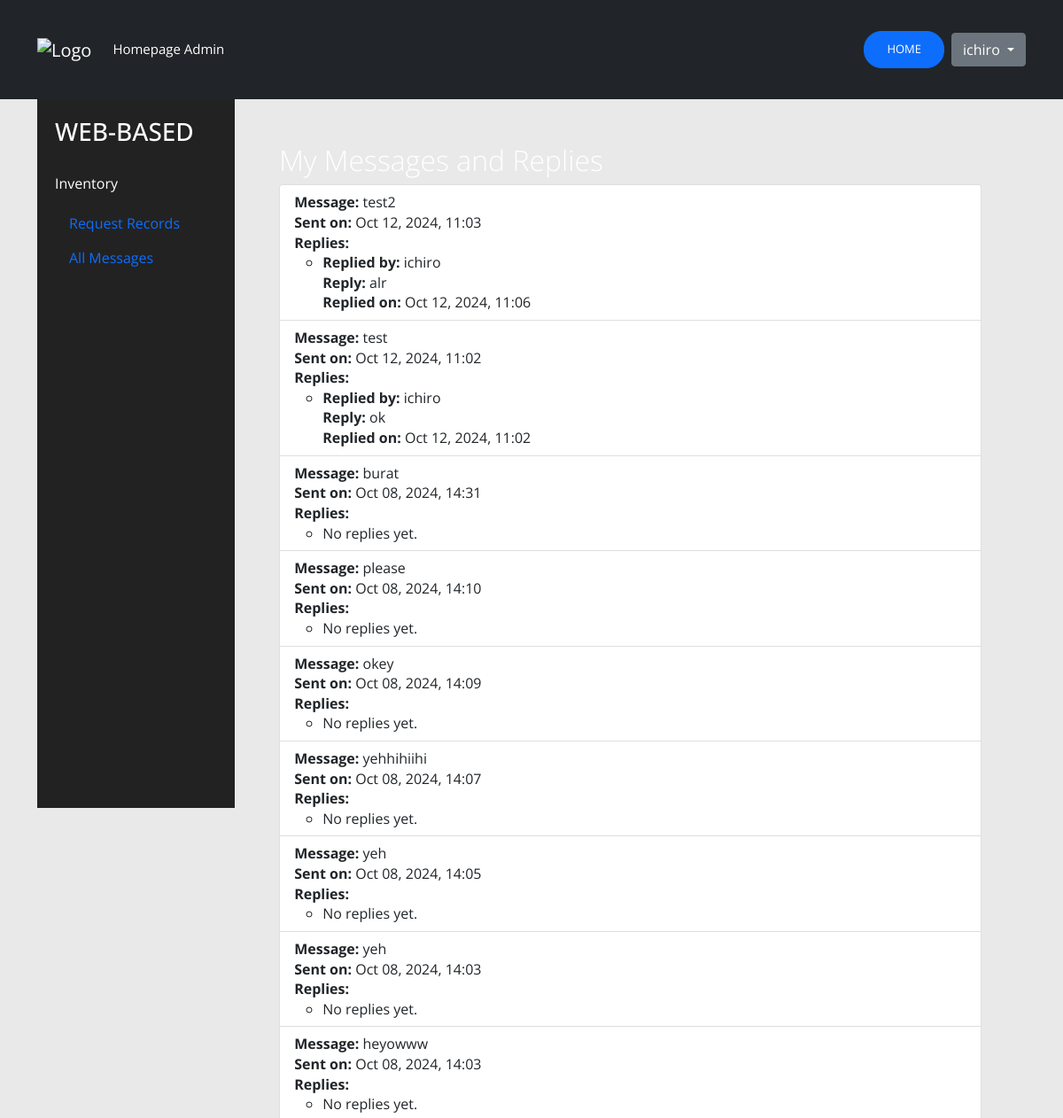
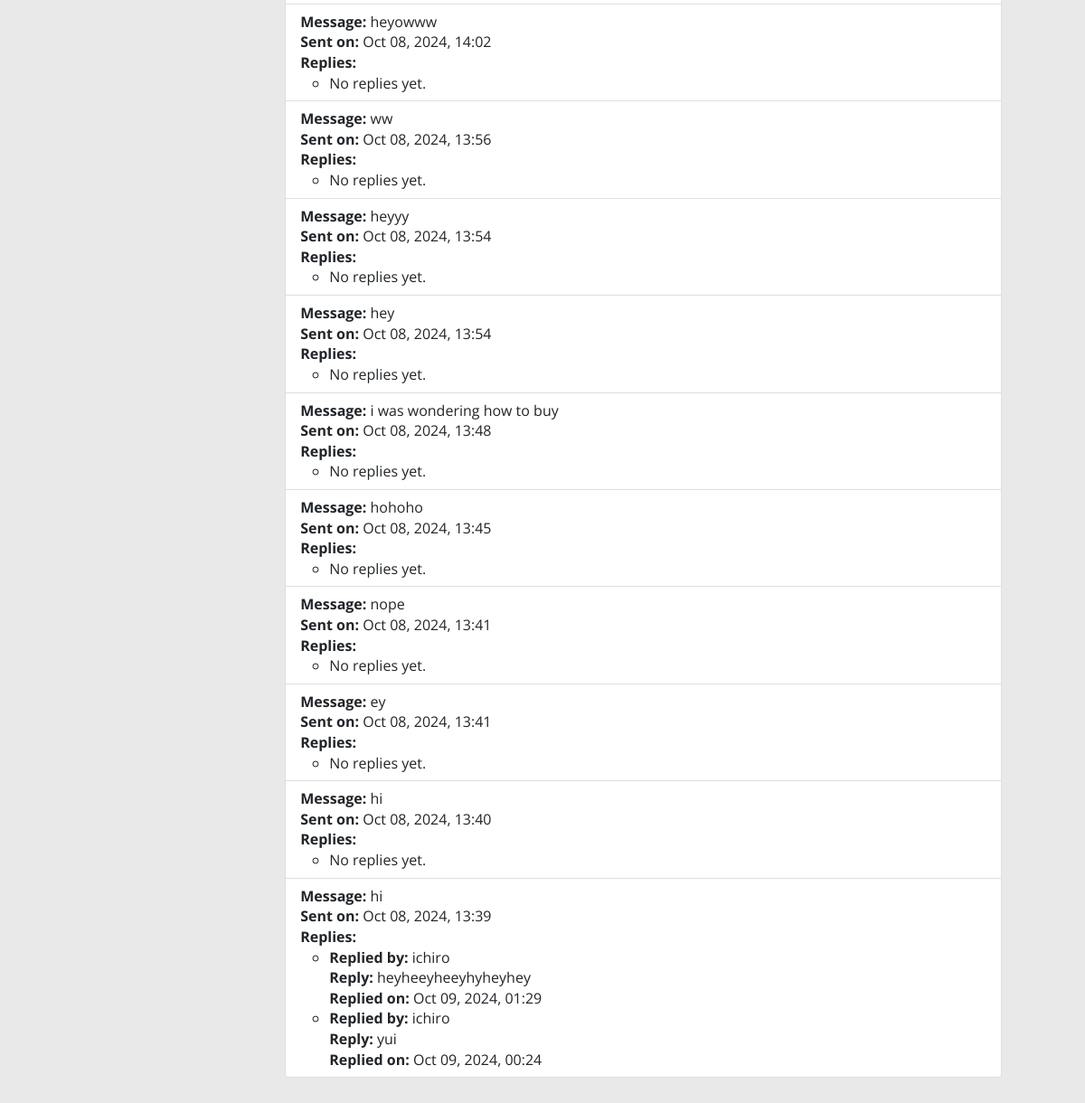
/contact/my_replies/ (signed in), run on the app's committed database (2 pictures, top to bottom).
### contact/models.py (models this page shows, shortened)
class Message(models.Model):
    user = models.ForeignKey(User, on_delete=models.CASCADE)  # Automatically assigned
    content = models.TextField()
    created_at = models.DateTimeField(auto_now_add=True)

class Reply(models.Model):
    message = models.ForeignKey(Message, related_name='replies', on_delete=models.CASCADE)  # Link to a specific message
    user = models.ForeignKey(User, on_delete=models.CASCADE)  # User who replied
    content = models.TextField()
    created_at = models.DateTimeField(auto_now_add=True)

### contact/views.py (the view)
# urls.py: path('my_replies/', my_replies, name='replies'),  # Add this line
@login_required
def my_replies(request):
    messages = Message.objects.filter(user=request.user).order_by('-created_at')  # Order by created_at
    message_replies = {message: Reply.objects.filter(message=message).order_by('-created_at') for message in messages}
    return render(request, 'users/replies.html', {'message_replies': message_replies})

### templates/users/replies.html
{% extends 'users/base.html' %}
{% load crispy_forms_tags %}
{% load static %}
{% block content %}
<link rel="stylesheet" href="{% static 'css/main.css' %}">
<div class="container" style="display: flex;">
    <div class="side-nav" style="background-color: #222; width: 20%; height: 100vh; padding: 20px; color: white;">
        <h3 style="color: white; margin-bottom: 30px;">WEB-BASED</h3>
        <a href="{% url 'inventory' %}" style="display: block; color: white; margin-bottom: 15px;">Inventory</a>
        {% if user.is_superuser %}
        <a class="nav-link active cool-font" aria-current="page" href="{% url 'admin_page' %}">Request Records</a>
        <a class="nav-link active cool-font" aria-current="page" href="{% url 'all_messages' %}">All Messages</a>
        {% endif %}
    </div>
    <div class="main-content" style="width: 80%; padding: 50px;">
        <h2>My Messages and Replies</h2>
        {% if message_replies %}
            <ul class="list-group">
                {% for message, replies in message_replies.items %}
                <li class="list-group-item">
                    <strong>Message:</strong> {{ message.content }}<br>
                    <strong>Sent on:</strong> {{ message.created_at|date:"M d, Y, H:i" }}<br>
                    <strong>Replies:</strong>
                    <ul>
                        {% for reply in replies %}
                        <li>
                            <strong>Replied by:</strong> {{ reply.user.username }}<br>
                            <strong>Reply:</strong> {{ reply.content }}<br>
                            <strong>Replied on:</strong> {{ reply.created_at|date:"M d, Y, H:i" }}<br>
                        </li>
                        {% empty %}
                        <li>No replies yet.</li>
                        {% endfor %}
                    </ul>
                </li>
                {% endfor %}
            </ul>
        {% else %}
            <p>No messages found.</p>
        {% endif %}
    </div>
</div>
{% endblock %}

### templates/users/base.html (shortened to what this page needs)
<!doctype html>
{% load static %}
<html lang="en">
<head>
    <link rel="stylesheet" href="{% static 'users/css/main.css' %}" type="text/css">
    <link href="https://cdn.jsdelivr.net/npm/bootstrap@5.0.0-beta3/dist/css/bootstrap.min.css" rel="stylesheet">
</head>
<body id="bg" style="background-image: url({% static 'users/images/bg.png' %});">
<nav class="navbar navbar-expand-lg navbar-dark bg-dark" id="main-navbar">
    <div class="container">
        <a class="navbar-brand" href="{% url 'home' %}"><img src="{% static 'images/in-logo-1.svg' %}" alt="Logo"></a>
        <div class="collapse navbar-collapse" id="navbarNavAltMarkup">
            <div class="navbar-nav">
                {% if user.is_superuser %}
                    <a class="nav-link active cool-font" aria-current="page" href="#">Homepage Admin</a>
                {% else %}
                    <a class="nav-link active" aria-current="page" href="#">Homepage</a>
                {% endif %}
            </div>
            <div class="d-flex align-items-center ms-auto" id="authstyle">
                {% if user.is_authenticated %}
                    <a href="{% url 'homepage' %}" class="btn btn-primary me-2" id="header-links">Home</a>
                    <div class="dropdown">
                        <button class="btn btn-secondary dropdown-toggle" type="button" id="dropdownMenuButton" data-bs-toggle="dropdown" aria-expanded="false">
                            {{ user.username }}
                        </button>
                    </div>
                {% else %}
                    <a href="{% url 'register' %}" class="btn btn-primary me-2" id="header-links">Create Account</a>
                    <a href="{% url 'login' %}" class="btn btn-primary" id="header-links">Log In</a>
                {% endif %}
            </div>
        </div>
    </div>
</nav>
<div>
    {% block content %}{% endblock content %}
</div>
</body>
</html>

### myapp/static/users/main.css (style rules this page uses)
#bg { background-repeat: no-repeat; background-size: cover; background-attachment: fixed; }
#main-navbar { color: white; min-height: 14vh; font-size: 15px; }
#authstyle { margin-left: 17%; border-radius: 50%; }
#header-links { position: relative; border-radius: 20px; display: inline-block; padding: 10px 25px; text-transform: uppercase; text-decoration: none; font-size: 13px; overflow: hidden; transition: 0.2s; }
body { margin:0; color:#6a6f8c; background-image: url('images/bg.png'); font:600 16px/18px 'Open Sans',sans-serif; }
*,:after,:before { box-sizing:border-box }
a { color:inherit;text-decoration:none }
body { font: 100% / 1.414 "Open Sans", "Roboto", arial, sans-serif; background: #e9e9e9; }
a, [type="submit"] { transition: all .25s ease-in; }
h1, h2 { font-weight: 300; color: rgba(255,255,255,1); }

### data on the page
Message: content "test2", created_at "Oct 12, 2024, 11:03"
Reply: user.username "ichiro", content "alr", created_at "Oct 12, 2024, 11:06"
Message: content "test", created_at "Oct 12, 2024, 11:02"
Reply: user.username "ichiro", content "ok", created_at "Oct 12, 2024, 11:02"
Message: content "burat", created_at "Oct 08, 2024, 14:31"
Message: content "please", created_at "Oct 08, 2024, 14:10"
Message: content "okey", created_at "Oct 08, 2024, 14:09"
Message: content "yehhihiihi", created_at "Oct 08, 2024, 14:07"
Message: content "yeh", created_at "Oct 08, 2024, 14:05"
Message: content "yeh", created_at "Oct 08, 2024, 14:03"
Message: content "heyowww", created_at "Oct 08, 2024, 14:03"
Message: content "heyowww", created_at "Oct 08, 2024, 14:02"
Message: content "ww", created_at "Oct 08, 2024, 13:56"
Message: content "heyyy", created_at "Oct 08, 2024, 13:54"
Message: content "hey", created_at "Oct 08, 2024, 13:54"
Message: content "i was wondering how to buy", created_at "Oct 08, 2024, 13:48"
Message: content "hohoho", created_at "Oct 08, 2024, 13:45"
Message: content "nope", created_at "Oct 08, 2024, 13:41"
Message: content "ey", created_at "Oct 08, 2024, 13:41"
Message: content "hi", created_at "Oct 08, 2024, 13:40"
Message: content "hi", created_at "Oct 08, 2024, 13:39"
Reply: user.username "ichiro", content "heyheeyheeyhyheyhey", created_at "Oct 09, 2024, 01:29"
Reply: user.username "ichiro", content "yui", created_at "Oct 09, 2024, 00:24"

### other printed values
{{ user.username }} "ichiro"
